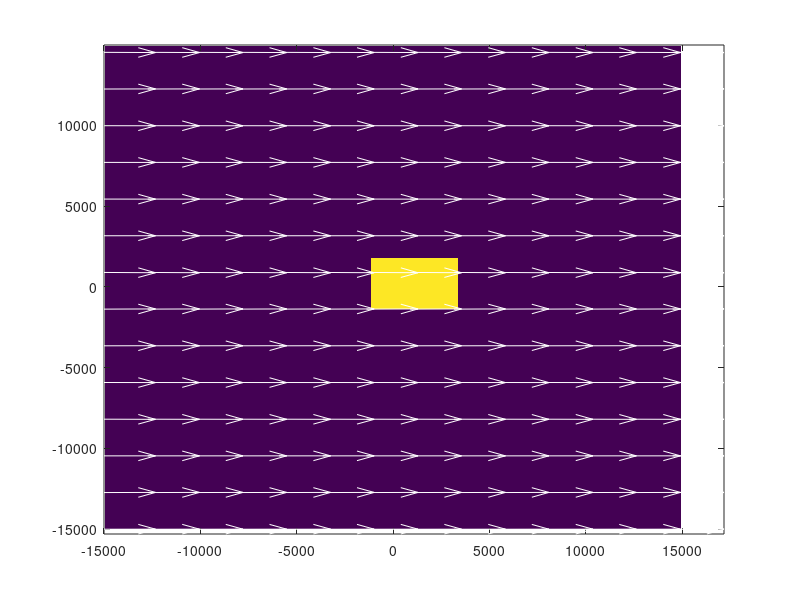
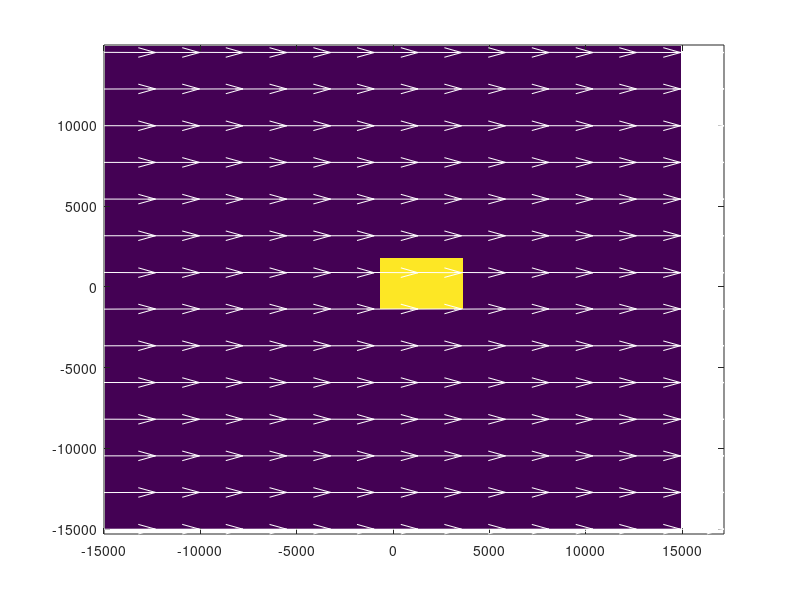
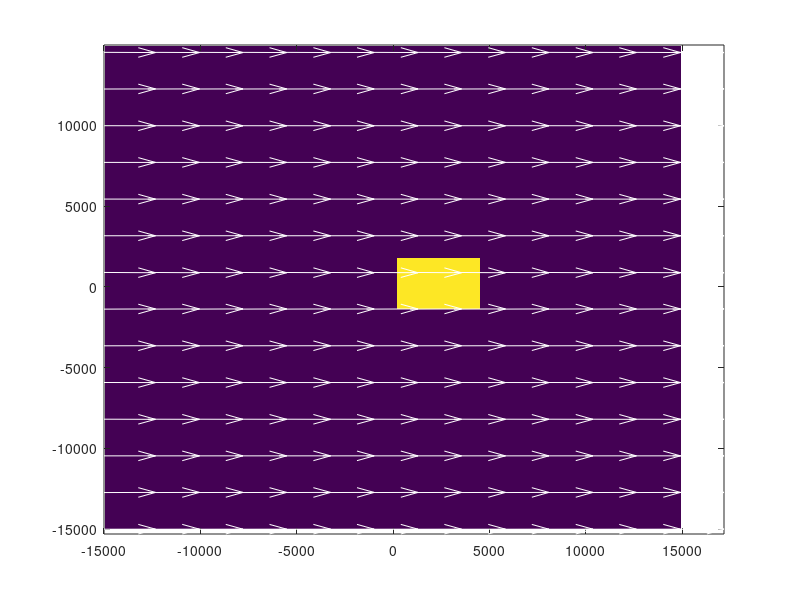
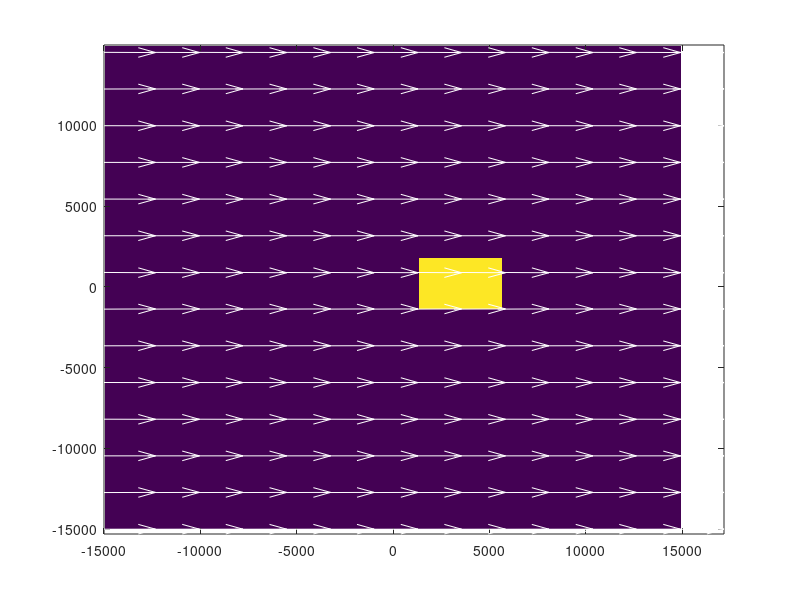

MATLAB code for these plots, in order:
%% Wind field creation 
clear;
close all;

dr = 227;
[x, y] = meshgrid(-15e3:dr:15e3,  -15e3:dr:15e3);

%% velocity model ground truth

[u, v] = meshgrid(normrnd(400, 1, [size(x, 1) 1]), normrnd(0, 1, [size(x, 1) 1])); 

V = sqrt(abs(u).^2 + abs(v).^2);




% h = pcolor(x, y, V);
% set(h,'ZData',-1+zeros(size(V))); hold on;  shading flat; 
% quiver(x(1:e:end, 1:e:end), y(1:e:end, 1:e:end), u(1:e:end, 1:e:end), v(1:e:end, 1:e:end), 'w');

%% Reflectivity ground truth

Nx = size(x, 1); Ny = size(y, 2);

%% cloud1

x1 = 3000;
y1 = 1000;

x2 = -1000;
y2 = -900;

e = 0.8; 

a = 1/2*sqrt((x2-x1)^2+(y2-y1)^2);
b = a*sqrt(1-e^2);
t = linspace(0,2*pi, 2000);
Xe = a*cos(t);
Ye = b*sin(t);
w = atan2(y2-y1,x2-x1);

xe = (x1+x2)/2 + Xe*cos(w) - Ye*sin(w);
ye = (y1+y2)/2 + Xe*sin(w) + Ye*cos(w);

for i = 1:length(xe)

    [~, idx(i)] = min(abs(x(1, :) - xe(i)));
    [~, idy(i)] = min(abs(y(:, 1) - ye(i)));
end

refx_ = zeros(size(x));
refx_(idy, idx) = 1;


figure;

h = pcolor(x, y, refx_);
set(h,'ZData',-1+zeros(size(refx_))); hold on;  shading flat; 
ed = 10;
quiver(x(1:ed:end, 1:ed:end), y(1:ed:end, 1:ed:end), u(1:ed:end, 1:ed:end), v(1:ed:end, 1:ed:end), 'w');


%% variation with time

Nt = 10;

for i = 1:Nt
    
    [~, idx1t] = min(abs(x(1, :) - x1));
    [~, idy1t] = min(abs(y(:, 1) - y1));
    
    x1 = x1 + u(1, idx1t) * i;
    y1 = y1 + v(idy1t, 1) * i;
    
    [~, idx2t] = min(abs(x(1, :) - x2));
    [~, idy2t] = min(abs(y(:, 1) - y2));
    
    x2 = x2 + u(1, idx2t) * i;
    y2 = y2 + v(idy2t, 1) * i;
    
    
    e = 0.8; 

    a = 1/2*sqrt((x2-x1)^2+(y2-y1)^2);
    b = a*sqrt(1-e^2);
    t = linspace(0,2*pi, 2000);
    Xe = a*cos(t);
    Ye = b*sin(t);
    w = atan2(y2-y1,x2-x1);

    xe = (x1+x2)/2 + Xe*cos(w) - Ye*sin(w);
    ye = (y1+y2)/2 + Xe*sin(w) + Ye*cos(w);

    for k = 1:length(xe)

        [~, idx(k)] = min(abs(x(1, :) - xe(k)));
        [~, idy(k)] = min(abs(y(:, 1) - ye(k)));
    end

    refx_ = zeros(size(x));
    refx_(idy, idx) = 1;


    figure;

    h = pcolor(x, y, refx_);
    set(h,'ZData',-1+zeros(size(refx_))); hold on;  shading flat; 
    ed = 10;
    quiver(x(1:ed:end, 1:ed:end), y(1:ed:end, 1:ed:end), u(1:ed:end, 1:ed:end), v(1:ed:end, 1:ed:end), 'w');

end

%% radar

r = sqrt(x.^2 + y.^2);
phi = angle(x + 1j .* y);






